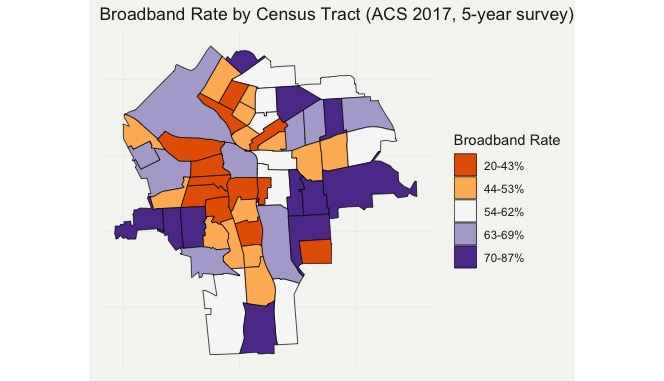

Write R code to recreate this figure.
library(censusapi)
library(ggplot2)
library(dplyr)
library(maptools)
library("gpclib")
library('rgdal')
library(scales)
require(sf)
library(tidyverse)
library(rvest)
Sys.setenv(CENSUS_KEY="INSERT API KEY")







theme_map <- function(...) {
  theme_minimal() +
    theme(
      text = element_text(family = "Arial", color = "#22211d"),
      axis.line = element_blank(),
      axis.text.x = element_blank(),
      axis.text.y = element_blank(),
      axis.ticks = element_blank(),
      axis.title.x = element_blank(),
      axis.title.y = element_blank(),
      # panel.grid.minor = element_line(color = "#ebebe5", size = 0.2),
      panel.grid.major = element_line(color = "#ebebe5", size = 0.2),
      panel.grid.minor = element_blank(),
      plot.background = element_rect(fill = "#f5f5f2", color = NA), 
      panel.background = element_rect(fill = "#f5f5f2", color = NA), 
      legend.background = element_rect(fill = "#f5f5f2", color = NA),
      panel.border = element_blank(),
      ...
    )
}

list.files('.', pattern='\\.shp$')
census_tracts <- readOGR(dsn=path.expand("."), "Census_Tracts_in_Syracuse_NY_2010")
census_tracts@data$id <- row.names(census_tracts@data)
map_data_fortified <- fortify(census_tracts) 
fortified_join <- merge(map_data_fortified, census_tracts@data, by="id")




poverty <- getCensus(name="acs/acs5", vintage=2017,
                     vars=c("NAME", "B01001_001E","B17001_001E", 'B17001_002E'), 
                     region="tract:*", regionin="state:36+county:067") %>%
  mutate(poverty_rate = round((B17001_002E/B17001_001E)*100),
         tractid = paste(state, county, tract, sep = ""))

internet <- getCensus(name="acs/acs5", vintage=2017,
                      vars=c("NAME", "B28002_001E","B28002_002E", 'B28002_007E'), 
                      region="tract:*", regionin="state:36+county:067") %>%
  rename("total_pop" = B28002_001E, "Internet" = B28002_002E, "Broadband" = B28002_007E) %>%
  mutate(year = "2017",
         percent_internet = round((Internet/total_pop)*100),
         percent_broadband = round((Broadband/total_pop)*100),
         tractid = paste(state, county, tract, sep = ""))


internetcensusmerge <- merge(fortified_join, internet, by.x = "GEOID10", by.y = "tractid")
internetcensusmerge <- internetcensusmerge[order(internetcensusmerge$order),]
internetcensusmerge$quartile <- with(internetcensusmerge, cut(percent_broadband, 
                                                              breaks=quantile(percent_broadband, probs=seq(0,1, by=0.2), na.rm=TRUE), 
                                                              include.lowest=TRUE))

internet_map <- ggplot() +
  geom_polygon(data = internetcensusmerge, aes(x = long, y = lat, group = group, fill = quartile), 
               color ="black", size = 0.25) +
  #geom_path(data = streets_data_fortified, aes(x = long, y = lat, group = group), alpha = .25, color = "black") + 
  coord_fixed(1.3) +
  scale_fill_manual(values = c("#e66101", "#fdb863", "#f7f7f7", "#b2abd2", "#5e3c99"),
                    name="Broadband Rate",
                    labels=c("20-43%", "44-53%", "54-62%", "63-69%", "70-87%"))+
  theme_map() +
  labs(title = "Broadband Rate by Census Tract (ACS 2017, 5-year survey)")
internet_map
